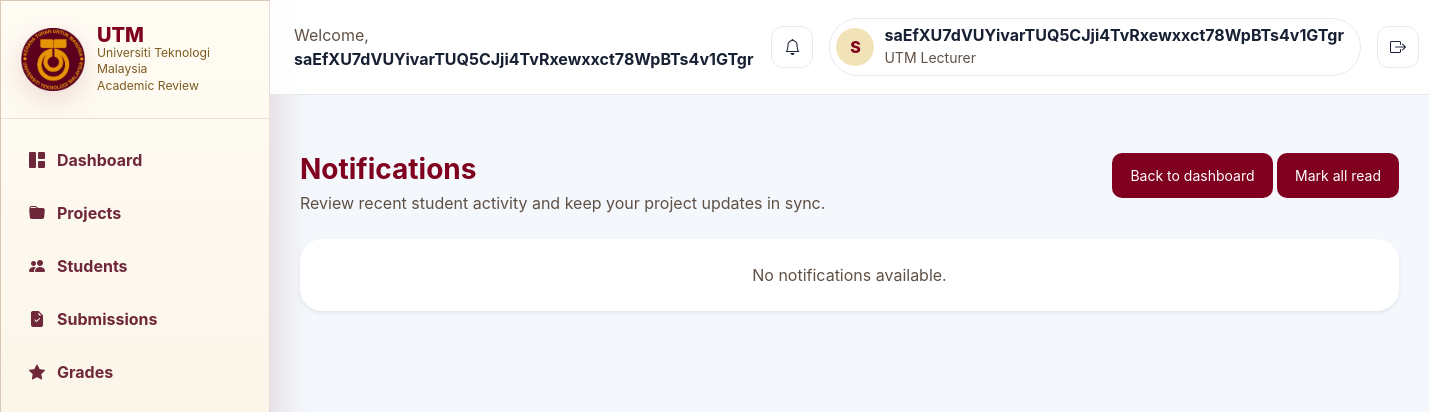
/lecturer/lecturer_notifications.php (signed in), run on an earlier commit of the app's database.
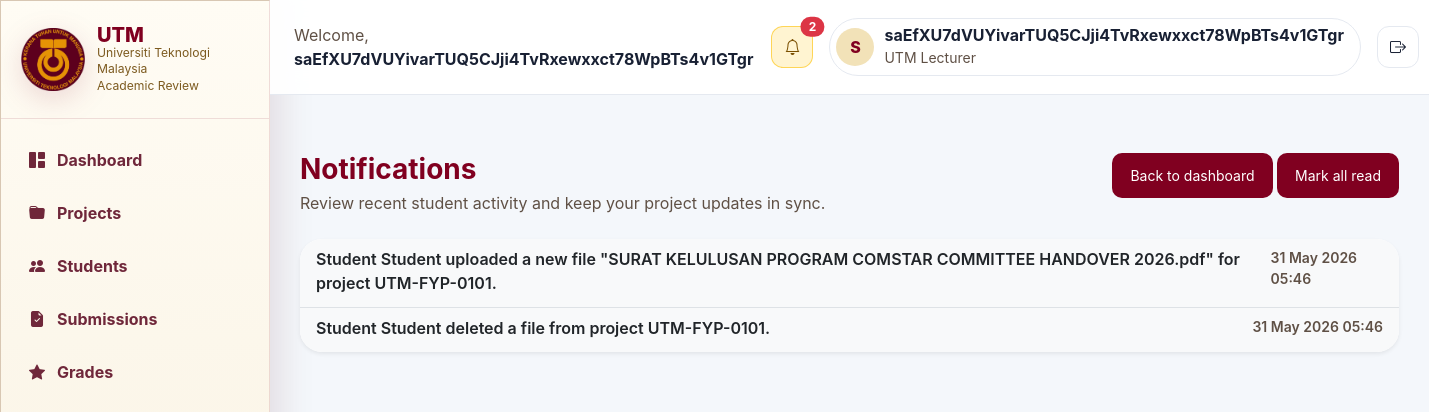
And on a later commit of the database.
### tables this page shows
CREATE TABLE notifications (
  notification_id INTEGER PRIMARY KEY AUTOINCREMENT,
  recipient_user_id INTEGER NOT NULL REFERENCES users(user_id),
  sender_user_id INTEGER REFERENCES users(user_id),
  project_id INTEGER REFERENCES projects(project_id),
  notification_type TEXT NOT NULL,
  message TEXT NOT NULL,
  is_read INTEGER NOT NULL DEFAULT 0,
  created_at DATETIME DEFAULT CURRENT_TIMESTAMP
);

### lecturer/lecturer_notifications.php (the view, shortened to what this page needs)
<?php
require_once __DIR__ . '/lecturer_header.php';
$returnUrl = $_GET['return'] ?? '../lecturer/Lecturer_dashboard.php';
$notifications = [];
try {
    $notifications = fetchLecturerNotifications($db, $lecturerId, 50);
} catch (Throwable $error) {
    $flashMessage = 'Unable to load notifications.';
    $flashType = 'danger';
}
?>
        <div class="content">
            <section class="d-flex align-items-start justify-content-between flex-wrap gap-3 mb-4">
                <div>
                    <h1 class="h3 fw-bold mb-1" style="color:var(--lecturer-maroon);">Notifications</h1>
                    <p class="text-muted mb-0">Review recent student activity and keep your project updates in sync.</p>
                </div>
                <div>
                    <a href="<?= e($returnUrl) ?>" class="btn btn-sm btn-outline-secondary">Back to dashboard</a>
                    <a href="?action=mark_all_read&return=<?= rawurlencode($returnUrl) ?>" class="btn btn-sm btn-outline-primary">Mark all read</a>
                </div>
            </section>
            <div class="card shadow-sm border-0">
                <div class="card-body p-0">
                    <?php if (count($notifications) === 0): ?>
                        <div class="p-4 text-center text-muted">
                            No notifications available.
                        </div>
                    <?php else: ?>
                        <div class="list-group list-group-flush">
                            <?php foreach ($notifications as $notification): ?>
                                <a href="?action=mark_read&id=<?= e($notification['notification_id']) ?>&return=<?= rawurlencode($returnUrl) ?>" class="list-group-item list-group-item-action <?= $notification['is_read'] ? 'bg-white' : 'bg-light fw-semibold' ?>">
                                    <div class="d-flex justify-content-between align-items-start">
                                        <div>
                                            <p class="mb-1"><?= e($notification['message']) ?></p>
                                        </div>
                                        <small class="text-muted"><?= e(date('d M Y H:i', strtotime($notification['created_at'] ?? ''))) ?></small>
                                    </div>
                                </a>
                            <?php endforeach; ?>
                        </div>
                    <?php endif; ?>
                </div>
            </div>
        </div>
    </div>
</body>
</html>

### lecturer/lecturer_header.php (shortened to what this page needs)
<?php
require_once __DIR__ . '/../database/db.php';
if (!function_exists('e')) {
    function e($value): string
    {
        return htmlspecialchars((string) $value, ENT_QUOTES, 'UTF-8');
    }
}
if (!function_exists('fetchLecturerNotifications')) {
    function fetchLecturerNotifications(PDO $db, int $lecturerId, int $limit = 8): array
    {
        $stmt = $db->prepare(
            'SELECT n.notification_id, n.message, n.is_read, n.created_at, p.title_encrypted AS project_title, u.name_encrypted AS sender_name
             FROM notifications n
             LEFT JOIN projects p ON p.project_id = n.project_id
             LEFT JOIN users u ON u.user_id = n.sender_user_id
             WHERE n.recipient_user_id = ?
             ORDER BY n.created_at DESC
             LIMIT ?'
        );
        $stmt->bindValue(1, $lecturerId, PDO::PARAM_INT);
        $stmt->bindValue(2, $limit, PDO::PARAM_INT);
        $stmt->execute();
        return $stmt->fetchAll(PDO::FETCH_ASSOC);
    }
}
if (!function_exists('countUnreadLecturerNotifications')) {
    function countUnreadLecturerNotifications(PDO $db, int $lecturerId): int
    {
        $stmt = $db->prepare('SELECT COUNT(*) FROM notifications WHERE recipient_user_id = ? AND is_read = 0');
        $stmt->execute([$lecturerId]);
        return (int) $stmt->fetchColumn();
    }
}
$lecturerId = (int) ($_SESSION['user_id'] ?? 0);
$lecturerName = trim((string) ($_SESSION['user_name'] ?? 'Lecturer'));
$lecturerInitials = implode('', array_slice(array_map(
    static fn($part) => strtoupper(substr($part, 0, 1)),
    array_filter(preg_split('/\s+/', $lecturerName) ?: [])
), 0, 2)) ?: 'L';
$unreadNotificationCount = 0;
try {
    $lecturerNotifications = fetchLecturerNotifications($db, $lecturerId, 8);
    $unreadNotificationCount = countUnreadLecturerNotifications($db, $lecturerId);
} catch (Throwable $error) {
    $lecturerNotifications = [];
    $unreadNotificationCount = 0;
}
?>
<!DOCTYPE html>
<html lang="en">
<head>
    <link href="https://cdn.jsdelivr.net/npm/bootstrap@5.3.3/dist/css/bootstrap.min.css" rel="stylesheet">
    <link href="https://cdn.jsdelivr.net/npm/bootstrap-icons@1.11.3/font/bootstrap-icons.min.css" rel="stylesheet">
    <link rel="stylesheet" href="../public/utm-theme.css">
</head>
<body>
<div class="lecturer-shell">
    <?php require __DIR__ . '/lecturer_sidebar.php'; ?>
    <main class="lecturer-main">
        <header class="top-navbar d-flex align-items-center justify-content-between px-3 px-lg-4">
            <div class="welcome-text">
                <span class="text-muted">Welcome,</span>
                <strong><?= e($lecturerName) ?></strong>
            </div>
            <div class="d-flex align-items-center gap-2 gap-sm-3 ms-auto">
                <a class="icon-button position-relative <?= $unreadNotificationCount > 0 ? 'notification-active' : '' ?>" href="../lecturer/lecturer_notifications.php" aria-label="Notifications">
                    <i class="bi bi-bell"></i>
                    <?php if ($unreadNotificationCount > 0): ?>
                        <span class="position-absolute top-0 start-100 translate-middle badge rounded-pill bg-danger">
                            <?= e($unreadNotificationCount) ?>
                        </span>
                    <?php endif; ?>
                </a>
                <div class="profile-chip">
                    <div class="avatar"><?= e($lecturerInitials) ?></div>
                    <div class="d-none d-sm-block pe-1">
                        <div class="fw-bold lh-sm"><?= e($lecturerName) ?></div>
                        <small class="text-muted">UTM Lecturer</small>
                    </div>
                </div>
                <a class="icon-button text-decoration-none" href="../public/logout.php" aria-label="Sign out">
                    <i class="bi bi-box-arrow-right"></i>
                </a>
            </div>
        </header>

### lecturer/lecturer_sidebar.php
<?php $currentPage = basename($_SERVER['PHP_SELF']); ?>
<aside class="sidebar d-flex flex-column">
    <div class="brand">
        <img class="brand-mark" src="../assets/utm-logo.png" alt="UTM logo">
        <div>
            <p class="brand-title">UTM</p>
            <div class="brand-subtitle">Universiti Teknologi Malaysia<br>Academic Review</div>
        </div>
    </div>
    <nav class="sidebar-nav" aria-label="Lecturer navigation">
        <a class="nav-link <?= $currentPage === 'Lecturer_dashboard.php' ? 'active' : '' ?>" href="Lecturer_dashboard.php">
            <i class="bi bi-grid-1x2-fill"></i>
            <span>Dashboard</span>
        </a>
        <a class="nav-link <?= $currentPage === 'lecturer_projects.php' ? 'active' : '' ?>" href="lecturer_projects.php">
            <i class="bi bi-folder-fill"></i>
            <span>Projects</span>
        </a>
        <a class="nav-link <?= $currentPage === 'lecturer_students.php' ? 'active' : '' ?>" href="lecturer_students.php">
            <i class="bi bi-people-fill"></i>
            <span>Students</span>
        </a>
        <a class="nav-link <?= $currentPage === 'lecturer_submissions.php' ? 'active' : '' ?>" href="lecturer_submissions.php">
            <i class="bi bi-file-earmark-check-fill"></i>
            <span>Submissions</span>
        </a>
        <a class="nav-link <?= $currentPage === 'lecturer_grades.php' ? 'active' : '' ?>" href="lecturer_grades.php">
            <i class="bi bi-star-fill"></i>
            <span>Grades</span>
        </a>
    </nav>
</aside>

### public/utm-theme.css (style rules this page uses)
:root { --utm-maroon: #800020; --utm-maroon-dark: #500014; --utm-gold: #F2A900; --utm-gold-soft: #f9d67b; --utm-white: #FFFFFF; --utm-dark: #222222; --utm-bg: #f5f2ee; --utm-surface: #ffffff; --utm-surface-soft: #fbf1e6; --utm-border: #d8c7b3; --utm-muted: #5f5045; --utm-shadow: 0 18px 46px rgba(0, 0, 0, 0.12); --utm-transition: 0.22s ease; }
* { box-sizing: border-box; }
html { scroll-behavior: smooth; }
body { margin: 0; min-height: 100%; font-family: 'DM Sans', 'Plus Jakarta Sans', sans-serif; color: var(--utm-dark); background: radial-gradient(circle at top left, rgba(242, 169, 0, 0.08), transparent 32%), linear-gradient(180deg, #fffdfa 0%, var(--utm-bg) 100%); }
a { color: var(--utm-maroon); text-decoration: none; transition: color var(--utm-transition); }
.btn, .btn-primary, .btn-utm { display: inline-flex; align-items: center; justify-content: center; padding: 12px 18px; border-radius: 10px; border: none; background: var(--utm-maroon); color: var(--utm-white); cursor: pointer; transition: background var(--utm-transition), transform var(--utm-transition), box-shadow var(--utm-transition); }
.card, .login-card, .panel, .table, .table th, .table td, .navbar, .topbar, .sidebar, .form-control, .form-select, .footer, .badge { background: var(--utm-white); }
.card, .login-card, .panel, .form-control, .form-select, .sidebar, .topbar, .footer { border: 1px solid var(--utm-border); box-shadow: var(--utm-shadow); }
.utmbox, .card, .login-card, .panel { border-radius: 22px; overflow: hidden; }
.text-muted { color: var(--utm-muted) !important; }
.topbar, .sidebar, .footer { background: var(--utm-white); }

### lecturer/lecturer_header.php (style rules this page uses)
:root { --lecturer-maroon: #800020; --lecturer-maroon-dark: #540014; --lecturer-gold: #dca51c; --lecturer-bg: #f4f7fb; --lecturer-card: #ffffff; --lecturer-border: #e5e9f0; --lecturer-text: #182033; --lecturer-muted: #6e7686; --lecturer-shadow: 0 16px 38px rgba(28, 39, 60, 0.09); }
body { margin: 0; min-height: 100vh; background: var(--lecturer-bg); color: var(--lecturer-text); font-family: Inter, system-ui, -apple-system, BlinkMacSystemFont, "Segoe UI", sans-serif; }
.lecturer-shell { min-height: 100vh; padding-left: 270px; }
.sidebar { position: fixed; inset: 0 auto 0 0; width: 270px; overflow-y: auto; background: linear-gradient(180deg, #fffcf4 0%, #f8f0df 100%); color: var(--lecturer-maroon); border-right: 1px solid rgba(128, 0, 32, 0.12); box-shadow: 12px 0 32px rgba(84, 0, 20, 0.1); }
.brand { min-height: 105px; padding: 24px 20px; display: flex; align-items: center; gap: 12px; border-bottom: 1px solid rgba(128, 0, 32, 0.12); }
.brand-mark { width: 64px; height: 64px; object-fit: contain; flex: 0 0 auto; filter: drop-shadow(0 8px 14px rgba(128, 0, 32, 0.14)); }
.brand-title { margin: 0; color: var(--lecturer-maroon); font-weight: 800; font-size: 1.25rem; line-height: 1; }
.brand-subtitle { color: #7d5b20; font-size: 0.76rem; line-height: 1.35; }
.sidebar-nav { display: grid; gap: 7px; padding: 18px 14px; }
.nav-link { display: flex; align-items: center; gap: 12px; min-height: 46px; padding: 11px 14px; border-radius: 12px; color: #6f273a; font-weight: 700; text-decoration: none; }
.lecturer-main { min-width: 0; }
.top-navbar { display: flex; align-items: center; justify-content: space-between; gap: 18px; margin-bottom: 28px; padding: 18px 24px; position: sticky; top: 0; z-index: 20; background: rgba(255, 255, 255, 0.93); border-bottom: 1px solid var(--lecturer-border); backdrop-filter: blur(12px); }
.icon-button { width: 42px; aspect-ratio: 1; border-radius: 12px; border: 1px solid var(--lecturer-border); background: #fff; display: inline-grid; place-items: center; color: var(--lecturer-text); position: relative; }
.icon-button.notification-active { background: rgba(255, 243, 205, 0.9); border-color: rgba(254, 193, 7, 0.6); color: #7a4f00; }
.icon-button.notification-active .bi-bell { color: #7a4f00; }
.profile-chip { display: flex; align-items: center; gap: 10px; padding: 6px 12px 6px 6px; border-radius: 999px; border: 1px solid var(--lecturer-border); background: #fff; }
.avatar { width: 38px; aspect-ratio: 1; border-radius: 50%; display: grid; place-items: center; background: #f2e2b8; color: var(--lecturer-maroon); font-weight: 800; }
.content { padding: 30px; }

What changed in the data, as far as the page shows it:
added notifications: message "Student Student uploaded a new file \"SURAT KELULUSAN PROGRAM COMSTAR COMMITTEE HANDOVER 2026.pdf\" for project UTM-FYP-0101.", created_at "31 May 2026 05:46"
added notifications: message "Student Student deleted a file from project UTM-FYP-0101.", created_at "31 May 2026 05:46"
Also different on the page:
$unreadNotificationCount: (not shown) → "2"
text no longer shown: "No notifications available."
